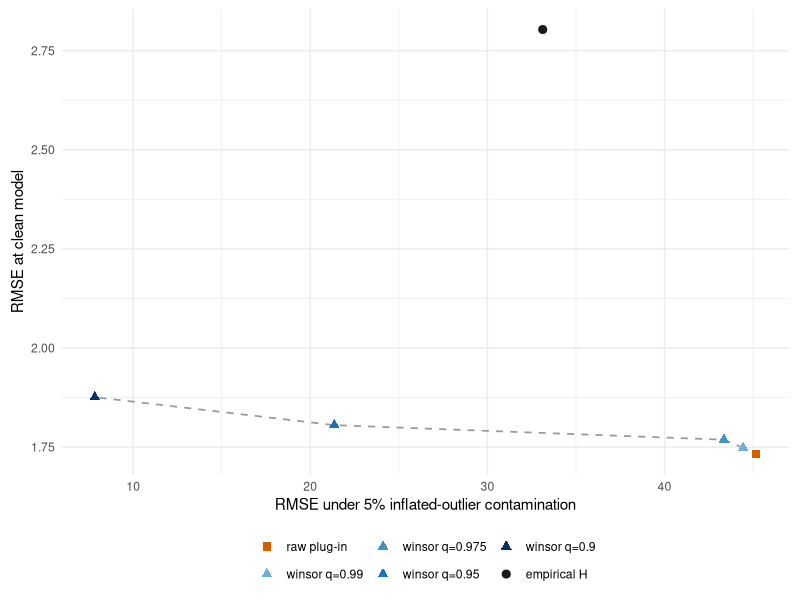
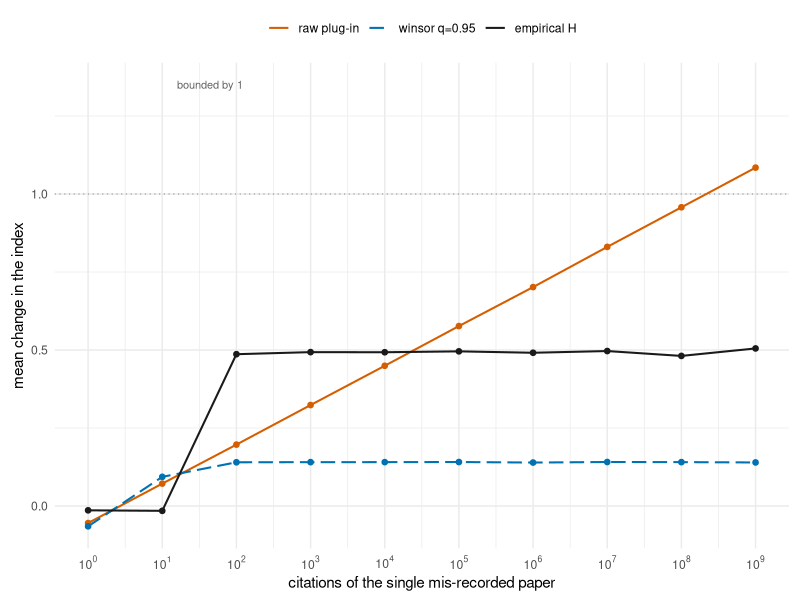

R code for these plots, in order:
# ======================================================================
# winsorized_hill_sim.R
#
# Purpose  :
#   Efficiency-robustness trade-off. Builds the winsorized (capped) Pareto
#   plug-in, traces its clean-vs-contaminated RMSE frontier against the
#   empirical h-index and the raw plug-in, and draws the single-outlier
#   influence comparison.
#
# Produces : figures/tradeoff_winsor.png, figures/single_outlier_influence.png; console RMSE table
# Reads    : nothing (self-contained simulation)
# Requires : ggplot2  (CRAN packages)
# Run      : from the supplement root --  Rscript winsorized_hill_sim.R
# Seed     : set.seed(1729) (all stochastic scripts use this seed)
# ======================================================================

for (d_ in c("figures")) if (!dir.exists(d_)) dir.create(d_, showWarnings=FALSE)

# Known-scale Pareto: Y=log X ~ Exp(alpha). Winsorize W=min(Y,c).
#   g(a;c)=E[min(Y,c)] = (1/a)(1-e^{-ac});  solve g(a_c;c)=mean(W) for a_c (Fisher-consistent).
#   h_c = n^{1/(1+a_c)}.  Compare to empirical H_n and raw plug-in (c=Inf).
suppressMessages(library(ggplot2))
set.seed(1729)

g_win  <- function(a, c) (1/a) * (1 - exp(-a*c))                 # E[min(Y,c)]
gp_win <- function(a, c) -(1/a^2)*(1-exp(-a*c)) + (c/a)*exp(-a*c) # d/da g
EW2    <- function(a, c) (2/a^2)*(1-exp(-a*c)) - (2*c/a)*exp(-a*c) # E[min(Y,c)^2]
V_win  <- function(a, c) EW2(a,c) - g_win(a,c)^2                  # Var(min(Y,c))
ARE_c  <- function(a, c) (a^2 * gp_win(a,c)^2) / V_win(a,c)       # ARE vs MLE (<=1)
gstar  <- function(a, c) max(g_win(a,c), c - g_win(a,c)) / abs(gp_win(a,c)) # gross-error sens.

hindex <- function(x){ xs<-sort(x,decreasing=TRUE); w<-which(xs>=seq_along(xs)); if(length(w)) max(w) else 0 }
alpha_raw <- function(x) 1/mean(log(x))                           # known-scale Pareto MLE
alpha_win <- function(x, c){                                      # solve g(a;c)=mean(min(logx,c))
  Wbar <- mean(pmin(log(x), c))
  if (Wbar <= 0 || Wbar >= c) return(alpha_raw(x))
  uniroot(function(a) g_win(a,c) - Wbar, c(1e-3, 50))$root
}
hplug <- function(a, n) n^(1/(1+a))

# ---------- clean-model efficiency table (ARE + variance ratio vs H_n) ----------
clean_table <- function(alpha, ns, qs=c(.90,.95,.975,.99), B=8000){
  cat(sprintf("\n=== Clean model, alpha=%.1f ===\n", alpha))
  cat(sprintf("ARE(c) (analytic) at log-quantile caps depends on c; reported per-n below.\n"))
  for (n in ns){
    hn <- n^(1/(1+alpha))
    H <- numeric(B); Hraw <- numeric(B); Hwin <- matrix(NA,B,length(qs))
    for (b in 1:B){
      x <- (runif(n))^(-1/alpha)                                 # Pareto(alpha), x>=1
      H[b]    <- hindex(x)
      Hraw[b] <- hplug(alpha_raw(x), n)
      cq <- quantile(log(x), qs)
      for (j in seq_along(qs)) Hwin[b,j] <- hplug(alpha_win(x, cq[j]), n)
    }
    vH <- var(H); vraw <- var(Hraw)
    vwin <- apply(Hwin,2,var)
    cat(sprintf(" n=%5d  h_n=%6.2f | Var(H)=%7.3f Var(raw)=%7.3f  ratio_raw=%.3f\n",
                n, hn, vH, vraw, vraw/vH))
    for (j in seq_along(qs))
      cat(sprintf("            q=%.3f  Var(h_c)=%7.3f  ratio_vsH=%.3f  (efficiency kept vs raw=%.2f)\n",
                  qs[j], vwin[j], vwin[j]/vH, vraw/vwin[j]))
  }
}
clean_table(1.0, c(300,1000,3000))

# ---------- trade-off: clean-RMSE vs contaminated-RMSE (alpha=1, n=1000) ----------
tradeoff <- function(alpha=1, n=1000, qs=c(.90,.95,.975,.99), eps=0.05, cfac=1e6, B=8000){
  hn <- n^(1/(1+alpha))
  est <- list(H=numeric(B), raw=numeric(B))
  win <- matrix(NA,B,length(qs)); colnames(win)<-paste0("q",qs)
  estC <- list(H=numeric(B), raw=numeric(B)); winC <- matrix(NA,B,length(qs))
  m <- ceiling(eps*n)
  for (b in 1:B){
    x <- (runif(n))^(-1/alpha)
    # clean
    est$H[b]<-hindex(x); est$raw[b]<-hplug(alpha_raw(x),n)
    cq<-quantile(log(x),qs); for(j in seq_along(qs)) win[b,j]<-hplug(alpha_win(x,cq[j]),n)
    # contaminated: inflate m random papers by factor cfac
    xc<-x; idx<-sample(n,m); xc[idx]<-xc[idx]*cfac
    estC$H[b]<-hindex(xc); estC$raw[b]<-hplug(alpha_raw(xc),n)
    cqc<-quantile(log(xc),qs); for(j in seq_along(qs)) winC[b,j]<-hplug(alpha_win(xc,cqc[j]),n)
  }
  rmse<-function(v) sqrt(mean((v-hn)^2))
  df<-data.frame(
    estimator=c("empirical H","raw plug-in",paste0("winsor q=",qs)),
    clean_rmse=c(rmse(est$H),rmse(est$raw),apply(win,2,rmse)),
    contam_rmse=c(rmse(estC$H),rmse(estC$raw),apply(winC,2,rmse)))
  df$clean_rmse_rel<-df$clean_rmse/hn; df$contam_rmse_rel<-df$contam_rmse/hn
  cat(sprintf("\n=== Trade-off (alpha=%.1f, n=%d, eps=%.2f, inflate x%g), h_n=%.1f ===\n",alpha,n,eps,cfac,hn))
  print(df[,c("estimator","clean_rmse","contam_rmse")], row.names=FALSE)
  df
}
df <- tradeoff()

figdir <- "figures"
# Winsorized family is ordered by q, so it takes a sequential blue ramp (dark = heavier cap);
# raw plug-in = vermillion; empirical H = black. Shapes double-encode identity.
lev <- c("raw plug-in","winsor q=0.99","winsor q=0.975","winsor q=0.95","winsor q=0.9","empirical H")
df$estimator <- factor(df$estimator, levels=lev)
df$kind <- ifelse(grepl("winsor",as.character(df$estimator)),"winsorized",as.character(df$estimator))
pathdf <- df[order(df$estimator), ]
pathdf <- pathdf[pathdf$kind=="winsorized", ]
cols <- c("raw plug-in"="#D55E00","winsor q=0.99"="#6BAED6","winsor q=0.975"="#4292C6",
          "winsor q=0.95"="#2171B5","winsor q=0.9"="#08306B","empirical H"="#1A1A1A")
shp  <- c("raw plug-in"=15,"winsor q=0.99"=17,"winsor q=0.975"=17,
          "winsor q=0.95"=17,"winsor q=0.9"=17,"empirical H"=19)
p <- ggplot(df, aes(contam_rmse, clean_rmse)) +
  geom_path(data=pathdf, aes(group=1), colour="grey60", linewidth=0.6, linetype=2) +
  geom_point(aes(colour=estimator, shape=estimator), size=2.4) +
  scale_colour_manual(values=cols, name=NULL, drop=FALSE) +
  scale_shape_manual(values=shp, name=NULL, drop=FALSE) +
  labs(x="RMSE under 5% inflated-outlier contamination",
       y="RMSE at clean model") +
  theme_minimal(base_size=11) +
  theme(legend.position="bottom", legend.key.height=grid::unit(1.0,"lines"),
        plot.margin=margin(6, 8, 6, 8))
ggsave(file.path(figdir,"tradeoff_winsor.png"), p, width=6.8, height=4.2, dpi=600)
cat("\nWrote figure:", file.path(figdir,"tradeoff_winsor.png"),"\n")

# ---------- single-outlier influence: one mis-recorded paper of growing magnitude ----------
# Replacing one paper's count by a contaminant of magnitude M moves the empirical H_n by at
# most one (bounded influence), drags the raw plug-in without bound (IF ~ log M), and leaves
# a winsorized plug-in bounded.
single_outlier <- function(alpha=1, n=1000, B=8000, mags=10^(0:9), qwin=0.95){
  out <- data.frame()
  for (M in mags){
    dH <- numeric(B); dRaw <- numeric(B); dWin <- numeric(B)
    for (b in 1:B){
      x   <- (runif(n))^(-1/alpha)
      H0  <- hindex(x); raw0 <- hplug(alpha_raw(x), n)
      w0  <- hplug(alpha_win(x, quantile(log(x), qwin)), n)
      xc  <- x; xc[sample(n,1)] <- M                      # one paper mis-recorded as M citations
      dH[b]   <- hindex(xc) - H0
      dRaw[b] <- hplug(alpha_raw(xc), n) - raw0
      dWin[b] <- hplug(alpha_win(xc, quantile(log(xc), qwin)), n) - w0
    }
    out <- rbind(out, data.frame(M=M,
      estimator=c("empirical H","raw plug-in","winsor q=0.95"),
      mean_dev=c(mean(dH), mean(dRaw), mean(dWin))))
  }
  out
}
so <- single_outlier()
cat(sprintf("\n=== single-outlier influence (alpha=1, n=1000): mean change in index vs contaminant M ===\n"))
print(reshape(so, idvar="M", timevar="estimator", direction="wide"), row.names=FALSE)

so$estimator <- factor(so$estimator, levels=c("raw plug-in","winsor q=0.95","empirical H"))
cols2 <- c("raw plug-in"="#D55E00","winsor q=0.95"="#0072B2","empirical H"="#1A1A1A")
lty2  <- c("raw plug-in"=1,"winsor q=0.95"=5,"empirical H"=1)
ps <- ggplot(so, aes(M, mean_dev, colour=estimator, linetype=estimator)) +
  geom_hline(yintercept=1, linetype=3, colour="grey60", linewidth=0.4) +
  geom_line(linewidth=0.7) + geom_point(size=1.6, show.legend=FALSE) +
  scale_x_log10(breaks=10^(0:9),
                labels=expression(10^0,10^1,10^2,10^3,10^4,10^5,10^6,10^7,10^8,10^9)) +
  scale_colour_manual(values=cols2, name=NULL) +
  scale_linetype_manual(values=lty2, name=NULL) +
  annotate("text", x=10^1.2, y=1.35, label="bounded by 1", size=2.8, colour="grey40", hjust=0) +
  labs(x="citations of the single mis-recorded paper",
       y="mean change in the index") +
  theme_minimal(base_size=11) +
  theme(legend.position="top", plot.margin=margin(6, 8, 6, 8))
ggsave(file.path(figdir,"single_outlier_influence.png"), ps, width=6.6, height=4.0, dpi=600)
cat("\nWrote figure:", file.path(figdir,"single_outlier_influence.png"),"\n")

# analytic gross-error sensitivity + ARE across cap c (alpha=1)
cat("\n=== analytic ARE(c) and gross-error sensitivity (alpha=1) ===\n")
for (c in c(1,2,3,4,5,8)) cat(sprintf(" c=%2d  ARE=%.3f  gamma*=%.2f\n", c, ARE_c(1,c), gstar(1,c)))
cat("\nDONE.\n")
